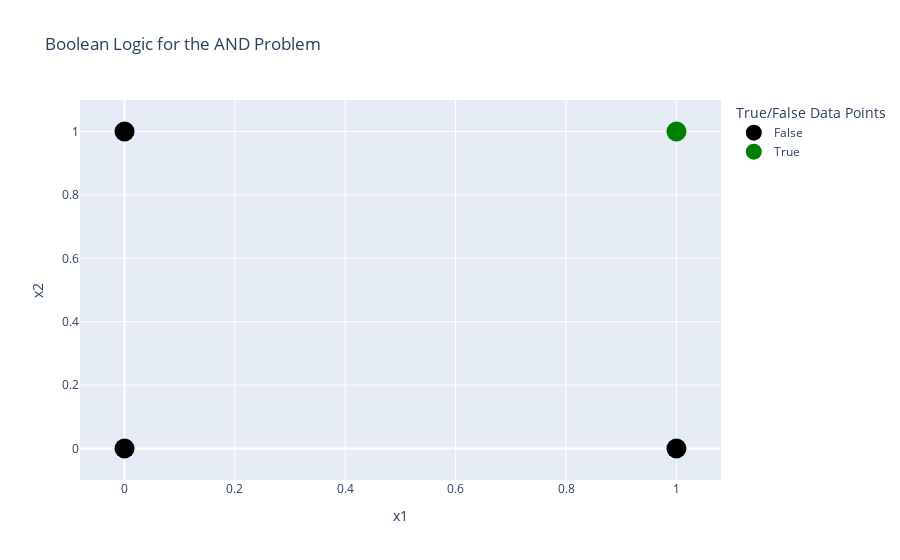

Notebook cell for this chart:
### Code cell
# Plot the data points
fig = go.Figure()
# fig.add_trace(go.Scatter(x=x1, y=x2, fill='tozeroy', line_color = 'red', mode='lines'))
fig.add_trace(go.Scatter(x = x1[:3], y =x2[:3], mode ='markers',
                    marker = dict(color ='black', size = 20), name = 'False'))
fig.add_trace(go.Scatter(x = x1[3:], y =x2[3:], mode ='markers',
                    marker = dict(color ='green', size = 20), name = 'True'))
fig.update_layout(xaxis_title = "x1", yaxis_title = "x2", title="Boolean Logic for the AND Problem",
                legend_title = "True/False Data Points")
fig.show()

### Figure 1 — Plotly figure (JSON) as saved in the notebook; plotly's stock layout.template omitted (floating-point values rounded to 4 significant figures)
{"data": [{"marker": {"color": "black", "size": 20}, "mode": "markers", "name": "False", "type": "scatter", "x": [0, 0, 1], "y": [0, 1, 0]}, {"marker": {"color": "green", "size": 20}, "mode": "markers", "name": "True", "type": "scatter", "x": [1], "y": [1]}], "layout": {"legend": {"title": {"text": "True/False Data Points"}}, "title": {"text": "Boolean Logic for the AND Problem"}, "xaxis": {"title": {"text": "x1"}}, "yaxis": {"title": {"text": "x2"}}}}
